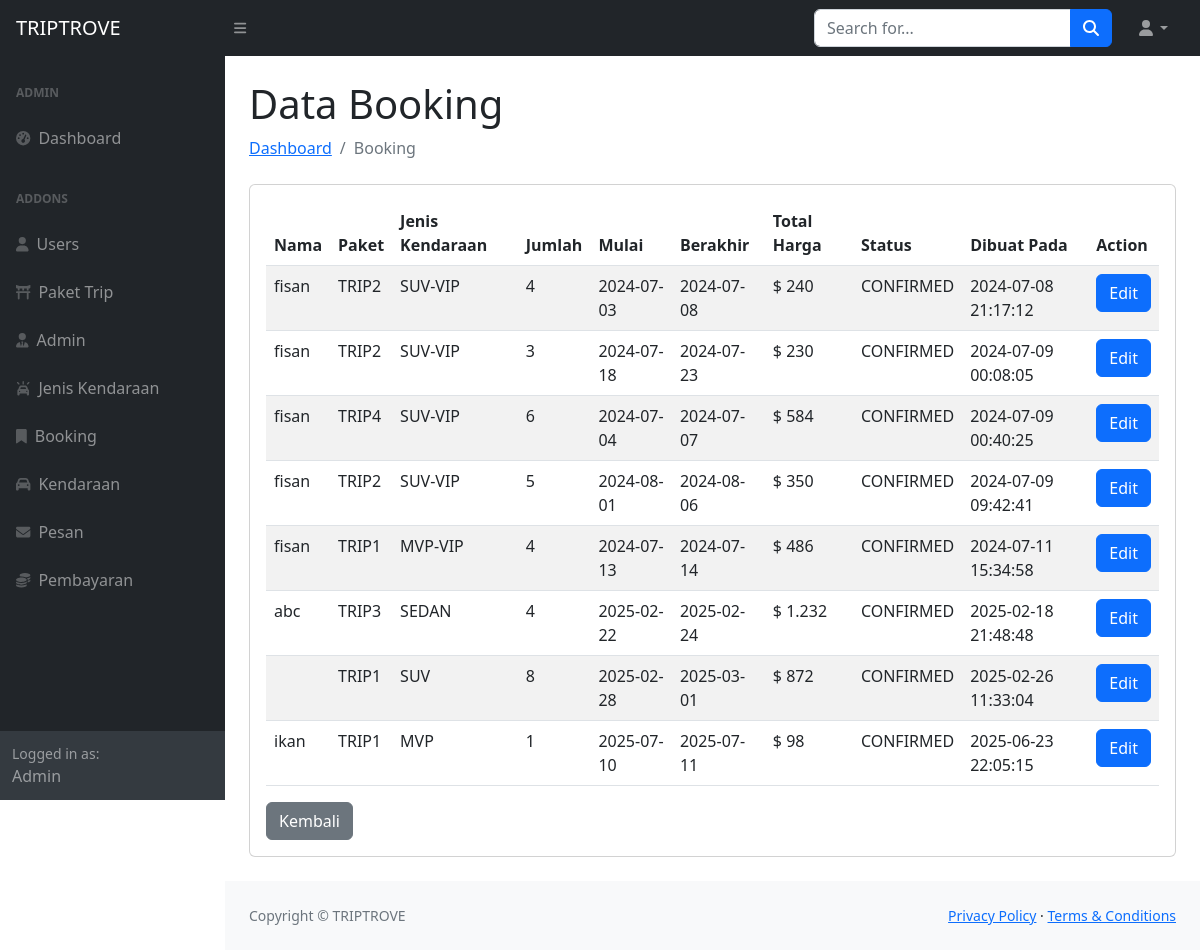
/admin/dashboard/order_diterima.php (signed in), run on the app's committed database.
### tables this page shows
CREATE TABLE `bookings` (
  `booking_id` int(5) NOT NULL,
  `cust_name` varchar(100) DEFAULT NULL,
  `username` varchar(30) DEFAULT NULL,
  `nama_paket_trip` varchar(10) NOT NULL,
  `nomor_polisi` varchar(15) DEFAULT NULL,
  `driver_id` int(5) DEFAULT NULL,
  `tour_guide_id` int(5) DEFAULT NULL,
  `kode_jenis` char(10) DEFAULT NULL,
  `person_amount` int(3) NOT NULL,
  `start_time` date NOT NULL,
  `end_time` date NOT NULL,
  `total_price` varchar(13) NOT NULL,
  `status` varchar(10) DEFAULT NULL,
  `created_date` datetime NOT NULL
);

### admin/dashboard/order_diterima.php (the view, shortened to what this page needs)
<!DOCTYPE html>
<html lang="en">
<head>
    <link href="https://cdn.jsdelivr.net/npm/simple-datatables@7.1.2/dist/style.min.css" rel="stylesheet" />
    <link href="../../css/styles.css" rel="stylesheet" />
</head>
<body class="sb-nav-fixed">
<?php
include '../../includes/koneksi.php';
$sql = "SELECT * FROM bookings WHERE status = 'CONFIRMED'";
$result = mysqli_query($link, $sql);
?>
    <nav class="sb-topnav navbar navbar-expand navbar-dark bg-dark">
        <a class="navbar-brand ps-3" href="index.html">TRIPTROVE</a>
        <button class="btn btn-link btn-sm order-1 order-lg-0 me-4 me-lg-0" id="sidebarToggle" href="#!"><i
                class="fas fa-bars"></i></button>
        <form class="d-none d-md-inline-block form-inline ms-auto me-0 me-md-3 my-2 my-md-0">
            <div class="input-group">
                <input class="form-control" type="text" placeholder="Search for..." aria-label="Search for..."
                    aria-describedby="btnNavbarSearch" />
                <button class="btn btn-primary" id="btnNavbarSearch" type="button"><i
                        class="fas fa-search"></i></button>
            </div>
        </form>
        <ul class="navbar-nav ms-auto ms-md-0 me-3 me-lg-4">
            <li class="nav-item dropdown">
                <a class="nav-link dropdown-toggle" id="navbarDropdown" href="#" role="button" data-bs-toggle="dropdown"
                    aria-expanded="false"><i class="fas fa-user fa-fw"></i></a>
            </li>
        </ul>
    </nav>
    <div id="layoutSidenav">
        <div id="layoutSidenav_nav">
            <nav class="sb-sidenav accordion sb-sidenav-dark" id="sidenavAccordion">
                <div class="sb-sidenav-menu">
                    <div class="nav">
                        <div class="sb-sidenav-menu-heading">Admin</div>
                        <a class="nav-link" href="../dashboard/dashboard.php">
                            <div class="sb-nav-link-icon"><i class="fas fa-tachometer-alt"></i></div>
                            Dashboard
                        </a>
                        <div class="sb-sidenav-menu-heading">Addons</div>
                        <a class="nav-link" href="../users_php/tampil_data_users.php">
                            <div class="sb-nav-link-icon"><i class="fas fa-user"></i></div>
                            Users
                        </a>
                        <a class="nav-link" href="../paket/tampil_paket.php">
                            <div class="sb-nav-link-icon"><i class="fa-solid fa-torii-gate"></i></div>
                            Paket Trip
                        </a>
                        <a class="nav-link" href="../admin.php">
                            <div class="sb-nav-link-icon"><i class="fa-solid fa-user-tie"></i></div>
                            Admin
                        </a>
                        <a class="nav-link" href="../jenis_kendaraan_php/tampil_data_jenis.php">
                            <div class="sb-nav-link-icon"><i class="fa-solid fa-car-on"></i></div>
                            Jenis Kendaraan
                        </a>
                        <a class="nav-link" href="../bookings/tampil_data_booking.php">
                            <div class="sb-nav-link-icon"><i class="fa-solid fa-bookmark"></i></div>
                            Booking
                        </a>
                        <a class="nav-link" href="../tipe_kendaraan_php/tampil_data_kendaraan.php">
                            <div class="sb-nav-link-icon"><i class="fa-solid fa-car"></i></div>
                            Kendaraan
                        </a>
                        <a class="nav-link" href="../message/tampil_message.php">
                            <div class="sb-nav-link-icon"><i class="fa-solid fa-envelope"></i></div>
                            Pesan
                        </a>
                        <a class="nav-link" href="../payment/tampil_payment.php">
                            <div class="sb-nav-link-icon"><i class="fa-solid fa-coins"></i></div>
                            Pembayaran
                        </a>
                    </div>
                </div>
                <div class="sb-sidenav-footer">
                    <div class="small">Logged in as:</div>
                    Admin
                </div>
            </nav>
        </div>
        <div id="layoutSidenav_content">
            <main>
                <div class="container-fluid px-4">
                    <h1 class="mt-4">Data Booking</h1>
                    <ol class="breadcrumb mb-4">
                        <li class="breadcrumb-item"><a href="index.html">Dashboard</a></li>
                        <li class="breadcrumb-item active">Booking</li>
                    </ol>
                    <div class="card mb-4">
                        <div class="card-body">
                        <table class="table table-striped" id="datatablesSimple">
                                <thead>
                                    <tr>
                                        <th>Nama</th>
                                        <th>Paket</th>
                                        <th>Jenis Kendaraan</th>
                                        <th>Jumlah</th>
                                        <th>Mulai</th>
                                        <th>Berakhir</th>
                                        <th>Total Harga</th>
                                        <th>Status</th>
                                        <th>Dibuat Pada</th>
                                        <th>Action</th>
                                    </tr>
                                </thead>
                                <tbody>
                                    <?php while ($row = mysqli_fetch_assoc($result)) { ?>
                                        <tr>
                                            <td><?php echo $row['username']; ?></td>
                                            <td><?php echo $row['nama_paket_trip']; ?></td>
                                            <td><?php echo $row['kode_jenis']; ?></td>
                                            <td><?php echo $row['person_amount']; ?></td>
                                            <td><?php echo $row['start_time']; ?></td>
                                            <td><?php echo $row['end_time']; ?></td>
                                            <td>$ <?php echo number_format($row['total_price'], 0, ',', '.'); ?></td>
                                            <td><?php echo $row['status']; ?></td>
                                            <td><?php echo $row['created_date']; ?></td>
                                            <td><a href="form_edit_booking.php?booking_id=<?php echo $row['booking_id']; ?>" class="btn btn-primary">Edit</a></td>
                                        </tr>
                                    <?php } ?>
                                </tbody>
                            </table>
                            <a href="dashboard.php" class="btn btn-secondary">Kembali</a>
                        </div>
                    </div>
                </div>
            </main>
            <footer class="py-4 bg-light mt-auto">
                <div class="container-fluid px-4">
                    <div class="d-flex align-items-center justify-content-between small">
                        <div class="text-muted">Copyright &copy; TRIPTROVE</div>
                        <div>
                            <a href="#">Privacy Policy</a>
                            &middot;
                            <a href="#">Terms &amp; Conditions</a>
                        </div>
                    </div>
                </div>
            </footer>
        </div>
    </div>
</body>
</html>

### data on the page
bookings: username "fisan", nama_paket_trip "TRIP2", kode_jenis "SUV-VIP", person_amount "4", start_time "2024-07-03", end_time "2024-07-08", total_price "240", status "CONFIRMED", created_date "2024-07-08 21:17:12"
bookings: username "fisan", nama_paket_trip "TRIP2", kode_jenis "SUV-VIP", person_amount "3", start_time "2024-07-18", end_time "2024-07-23", total_price "230", status "CONFIRMED", created_date "2024-07-09 00:08:05"
bookings: username "fisan", nama_paket_trip "TRIP4", kode_jenis "SUV-VIP", person_amount "6", start_time "2024-07-04", end_time "2024-07-07", total_price "584", status "CONFIRMED", created_date "2024-07-09 00:40:25"
bookings: username "fisan", nama_paket_trip "TRIP2", kode_jenis "SUV-VIP", person_amount "5", start_time "2024-08-01", end_time "2024-08-06", total_price "350", status "CONFIRMED", created_date "2024-07-09 09:42:41"
bookings: username "fisan", nama_paket_trip "TRIP1", kode_jenis "MVP-VIP", person_amount "4", start_time "2024-07-13", end_time "2024-07-14", total_price "486", status "CONFIRMED", created_date "2024-07-11 15:34:58"
bookings: username "abc", nama_paket_trip "TRIP3", kode_jenis "SEDAN", person_amount "4", start_time "2025-02-22", end_time "2025-02-24", total_price "1.232", status "CONFIRMED", created_date "2025-02-18 21:48:48"
bookings: nama_paket_trip "TRIP1", kode_jenis "SUV", person_amount "8", start_time "2025-02-28", end_time "2025-03-01", total_price "872", status "CONFIRMED", created_date "2025-02-26 11:33:04"
bookings: username "ikan", nama_paket_trip "TRIP1", kode_jenis "MVP", person_amount "1", start_time "2025-07-10", end_time "2025-07-11", total_price "98", status "CONFIRMED", created_date "2025-06-23 22:05:15"
